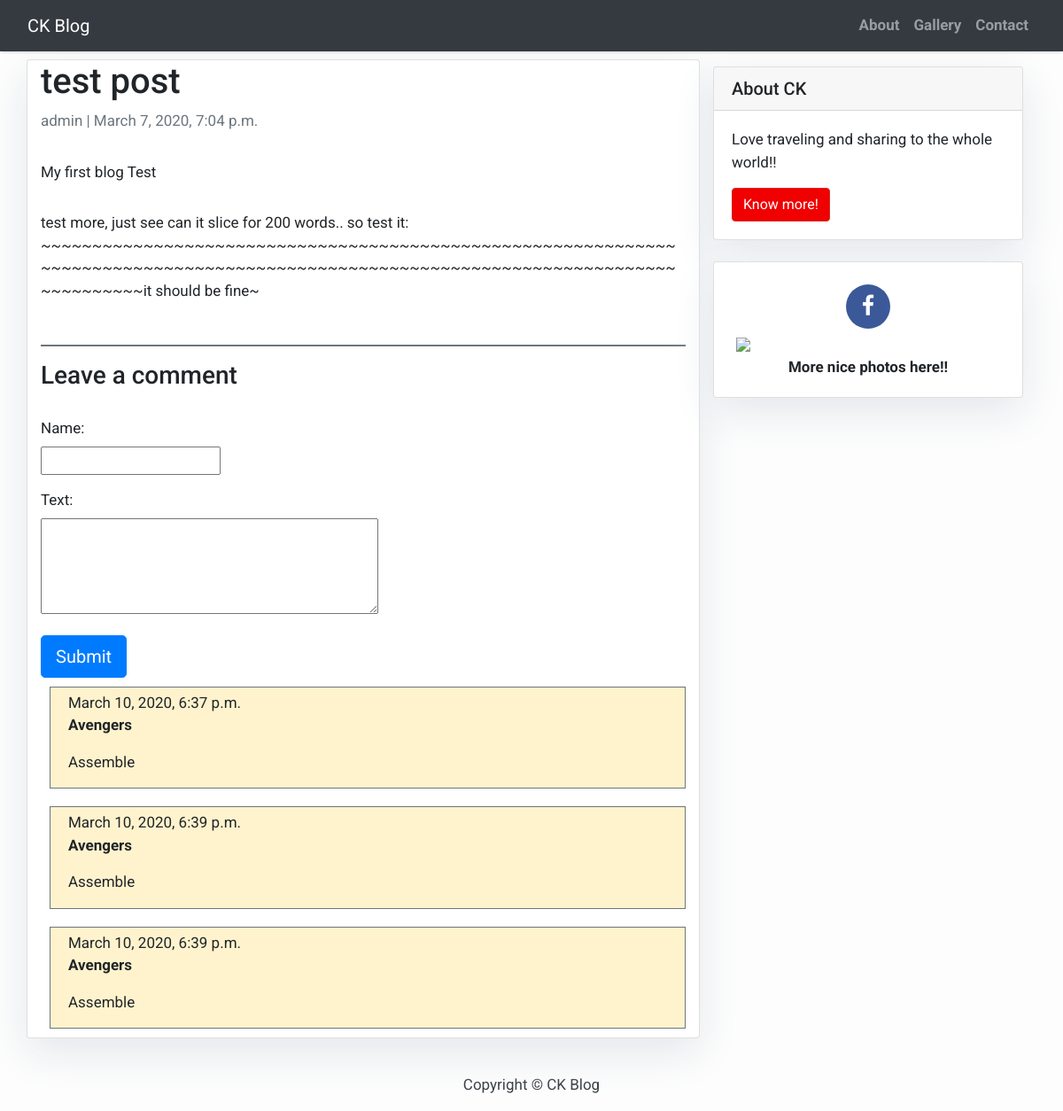
The app's page /CK_testing/ with its own data.
### post/models.py (models this page shows, shortened)
class Post(models.Model):
    title = models.CharField(max_length=200, unique=True)
    slug = models.SlugField(max_length=200, unique=True)
    author = models.ForeignKey(User, on_delete= models.CASCADE,related_name='blog_posts')
    updated_on = models.DateTimeField(auto_now= True)
    created_on = models.DateTimeField(auto_now_add=True)
    status = models.IntegerField(choices=STATUS, default=0)
    body = RichTextField(null=True)
    class Meta:
        ordering = ['-created_on']

class Comment(models.Model):
    post = models.ForeignKey('post.Post', on_delete=models.CASCADE, related_name='comments')
    name = models.CharField(max_length=200)
    text = models.TextField()
    created_date = models.DateTimeField(default=timezone.now)
    approved_comment = models.BooleanField(default=False)

### post/views.py (the view)
# urls.py: path('<slug:slug>/', views.post_detail, name='post_detail'),
def post_detail(request, slug):
    template_name = 'post_detail.html'
    post = get_object_or_404(Post, slug=slug)
    comments = post.comments.filter(approved_comment=True)
    new_comment = None
    if request.method == 'POST':
        comment_form = CommentForm(data=request.POST)
        if comment_form.is_valid():
            new_comment = comment_form.save(commit=False)
            new_comment.post = post
            new_comment.save()
    else:
        comment_form = CommentForm()
    return render(request, template_name, {'post': post,
                                           'comments': comments,
                                           'new_comment': new_comment,
                                           'comment_form': comment_form})

### post/forms.py
class CommentForm(forms.ModelForm):
    class Meta:
        model = Comment
        widgets = {
            'text': forms.Textarea(attrs={'rows':4, 'cols':40}),
        }
        fields = ('name', 'text')

### templates/post_detail.html (shortened to what this page needs)
{% extends 'base.html' %} {% block content %}
<div class="container">
  <div class="row">
    <div class="col-md-8 card mb-4  mt-3 left  top">
        <h1>{% block title %} {{ post.title }} {% endblock title %}</h1>
        <p class=" text-muted">{{ post.author }} | {{ post.created_on }}</p>
        <p class="card-text img-fluid">{{ post.body | safe }}</p>
      <hr>
      <h3>Leave a comment</h3>
        <div id="new_comment">
            <form method="post" style="margin-top: 1.3em;">
              {{ comment_form.as_p }}
              <button type="submit" class="btn btn-primary  btn-lg">Submit</button>
            </form>
        </div>
      {% for comment in post.comments.all %}
          <div class="comment">
              <div class="date">{{ comment.created_date }}</div>
              <strong>{{ comment.name }}</strong>
              <p>{{ comment.text|linebreaks }}</p>
          </div>
      {% empty %}
          <p>No comments here yet :(</p>
      {% endfor %}
    </div>
    {% block sidebar %} {% include 'sidebar.html' %} {% endblock sidebar %}
  </div>
</div>
{% endblock content %}

### templates/base.html (shortened to what this page needs)
<!DOCTYPE html>
<html>
    <head>
        <link rel="stylesheet" href="https://cdnjs.cloudflare.com/ajax/libs/font-awesome/4.7.0/css/font-awesome.min.css">
        <link rel="stylesheet" href="https://maxcdn.bootstrapcdn.com/bootstrap/4.0.0/css/bootstrap.min.css"
 />
    </head>
    <body>
        <nav class="navbar fixed-top navbar-expand-lg navbar-dark bg-dark shadow" id="mainNav">
            <div class="container-fluid">
                <a class="navbar-brand text-white" href="{% url 'home' %}">CK Blog</a>
                <div class="collapse navbar-collapse" id="navbarResponsive">
                    <ul class="navbar-nav ml-auto">
                        <li class="nav-item text-white">
                            <a class="nav-link text-black font-weight-bold" href="{% url 'about' %}">About</a>
                        </li>
                        <li class="nav-item text-white">
                            <a class="nav-link text-black font-weight-bold" href="#">Gallery</a>
                        </li>
                        <li class="nav-item text-white">
                            <a class="nav-link text-black font-weight-bold" href="{% url 'contact' %}">Contact</a>
                        </li>
                    </ul>
                </div>
            </div>
        </nav>
        <br>
        <br>
        {% block content %}{% endblock content %}
        <footer class="py-3 bg-grey">
            <p class="m-0 text-dark text-center ">Copyright &copy; CK Blog</p>
        </footer>
    </body>
</html>

### templates/sidebar.html (shortened to what this page needs)
{% block sidebar %}
<div class="col-md-4 float-left ">
<div class="card my-4">
        <h5 class="card-header">About CK</h5>
    <div class="card-body">
        <p class="card-text"> Love traveling and sharing to the whole world!!  </p>
        <a href="{% url 'about' %}"
           class="btn btn-danger">Know more!</a>
    </div>
</div>
    <div class="card my-4" id="fb_link">
        <div class="card-body">
            <p id='FB' class="fa fa-facebook"></p>
            <a href="https://djangocentral.com/building-a-blog-application-with-django" target="_blank">
                <img class="card-img" src="https://activeadventures.com/assets/images/blog/2018/Top-10-Views-New-Zealand/braemar-station-mount-cook-view.jpg">
            </a>
            <p class="card-text"><strong> More nice photos here!! </strong></p>
        </div>
    </div>
</div>
{% endblock sidebar %}

### templates/base.html (style rules this page uses)
.navbar { margin-bottom: 60px; }
body { font-family: "Roboto", sans-serif; font-size: 17px; background-color: #fdfdfd; }
.shadow { box-shadow: 0 4px 2px -2px rgba(0, 0, 0, 0.1); }
.btn-danger { color: #fff; background-color: #f00000; border-color: #dc281e; }

### templates/post_detail.html (style rules this page uses)
hr { border: 1px solid #6c757d; }
.comment { margin: 10px 0px 10px 10px; border: 1px solid #6c757d; float: left; padding: 5px 20px 0px ; background: #fff3cd; }
label { display: flex; }
#id_text { cols:40; rows:5; }

### templates/sidebar.html (style rules this page uses)
.card { box-shadow: 0 16px 48px #E3E7EB; }
.card-img { display: block; width: auto; height: auto; max-width: 100%; padding: 5px; }
.fa { border-radius: 40px; padding: 12px; font-size: 25px; width: 50px; height: 50px; text-align: center; text-decoration: none; margin: 5px 2px; }
.fa-facebook { background: #3B5998; color: white; }
#fb_link { text-align: center; }

### records on screen
Post: title "test post", author "admin", created_on "March 7, 2020, 7:04 p.m.", body "My first blog Test test more, just see can it slice for 200 words.. so test it: ~~~~~~~~~~~~~~~~~~~~~~~~~~~~~~~~~~~~~~~~~~~~~~~~~~~~~~~~~~~~~~~~~~~~~~~~~~~~~~~~~~~~~~~~~~~~~~~~~~~~~~~~~~~~~~~~~~~~~~~~~~~~~~~~~~~~~~it should be fine~"
Comment: created_date "March 10, 2020, 6:37 p.m.", name "Avengers", text "Assemble"
Comment: created_date "March 10, 2020, 6:39 p.m.", name "Avengers", text "Assemble"
Comment: created_date "March 10, 2020, 6:39 p.m.", name "Avengers", text "Assemble"
